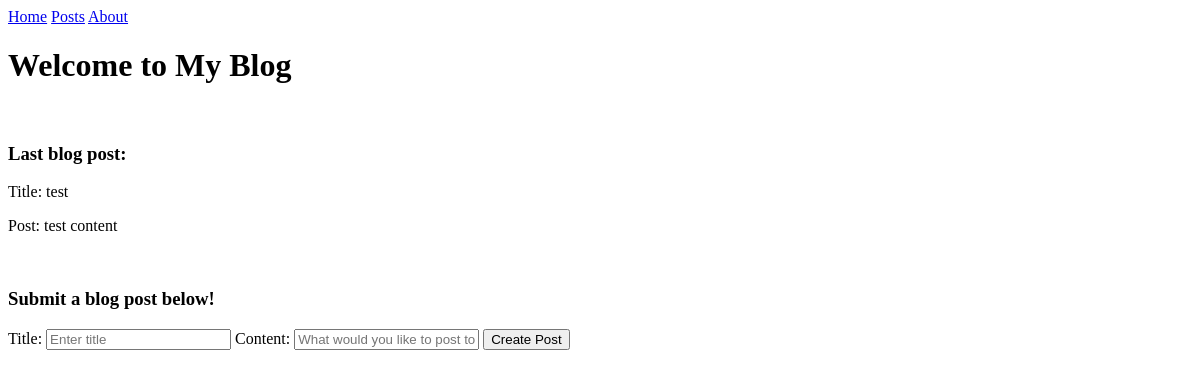
Before: / with the older database file.
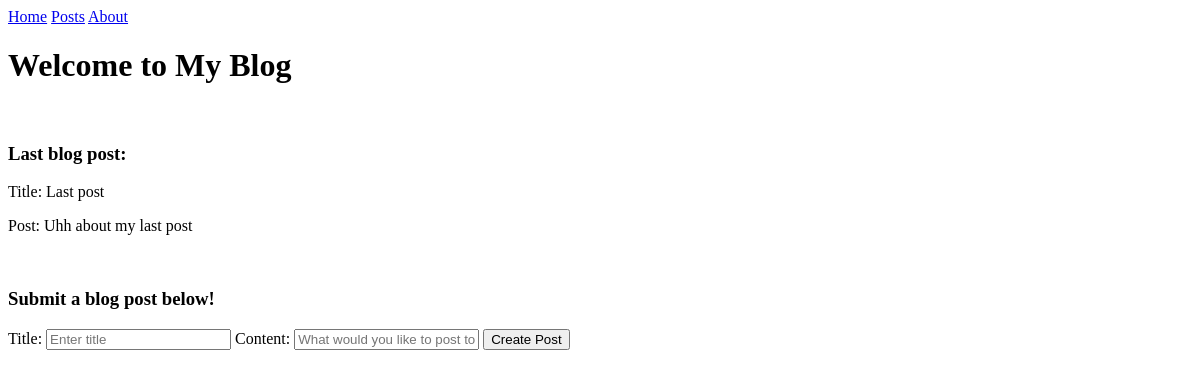
After: the same page with the newer database file.
### tables this page shows
CREATE TABLE blog_posts (
    post_id         INTEGER PRIMARY KEY AUTOINCREMENT,
    post_title    TEXT    NOT NULL,
    post_content  TEXT    NOT NULL,
    created_date   DATETIME DEFAULT CURRENT_TIMESTAMP,
    modified_date  DATETIME DEFAULT CURRENT_TIMESTAMP
);

### routes.py (the view)
@web_app_bp.route("/", methods=["GET"])
def homepage():
    return render_template('index.html', **_last_post_context())

### routes.py (called while the page is built)
def _last_post_context():
    last_post = fetch_last_post()
    return {"last_post": last_post if isinstance(last_post, list) else []}

### services.py (called while the page is built)
def fetch_last_post():
    try:
        conn = sqlite3.connect(DB_PATH)
        cursor = conn.cursor()
        cursor.execute(
            """
                SELECT post_title, post_content FROM blog_posts ORDER BY post_id DESC LIMIT 1;
            """
        )
        last_post = cursor.fetchall()
        conn.close()
        return last_post
    except Exception as e:
        return e

### templates/index.html (shortened to what this page needs)
{% extends "base.html" %}
{% block content %}
<h1>Welcome to My Blog</h1>
<br>
<h3>Last blog post: </h3>
<section id="last-post">
    <p>Title: {{ last_post[0][0] }}</p>
    <p>Post: {{ last_post[0][1] }}</p>
</section>
<br>
<h3>Submit a blog post below!</h3>
<form
    id="blog-form"
    action="/create-post"
    method="post"
>
    <label for="title">Title:</label>
    <input type="text" name="post-title" placeholder="Enter title">
    <label for="content">Content:</label>
    <input type="text" name="post-content" placeholder="What would you like to post today?">
    <button type="submit" onsubmit="handleForm(event)">Create Post</button>
</form>
{% endblock %}

Changed rows visible on the page:
no longer on this page (row unchanged): blog_posts: post_title "test", post_content "test content"
added blog_posts: post_title "Last post", post_content "Uhh about my last post"
